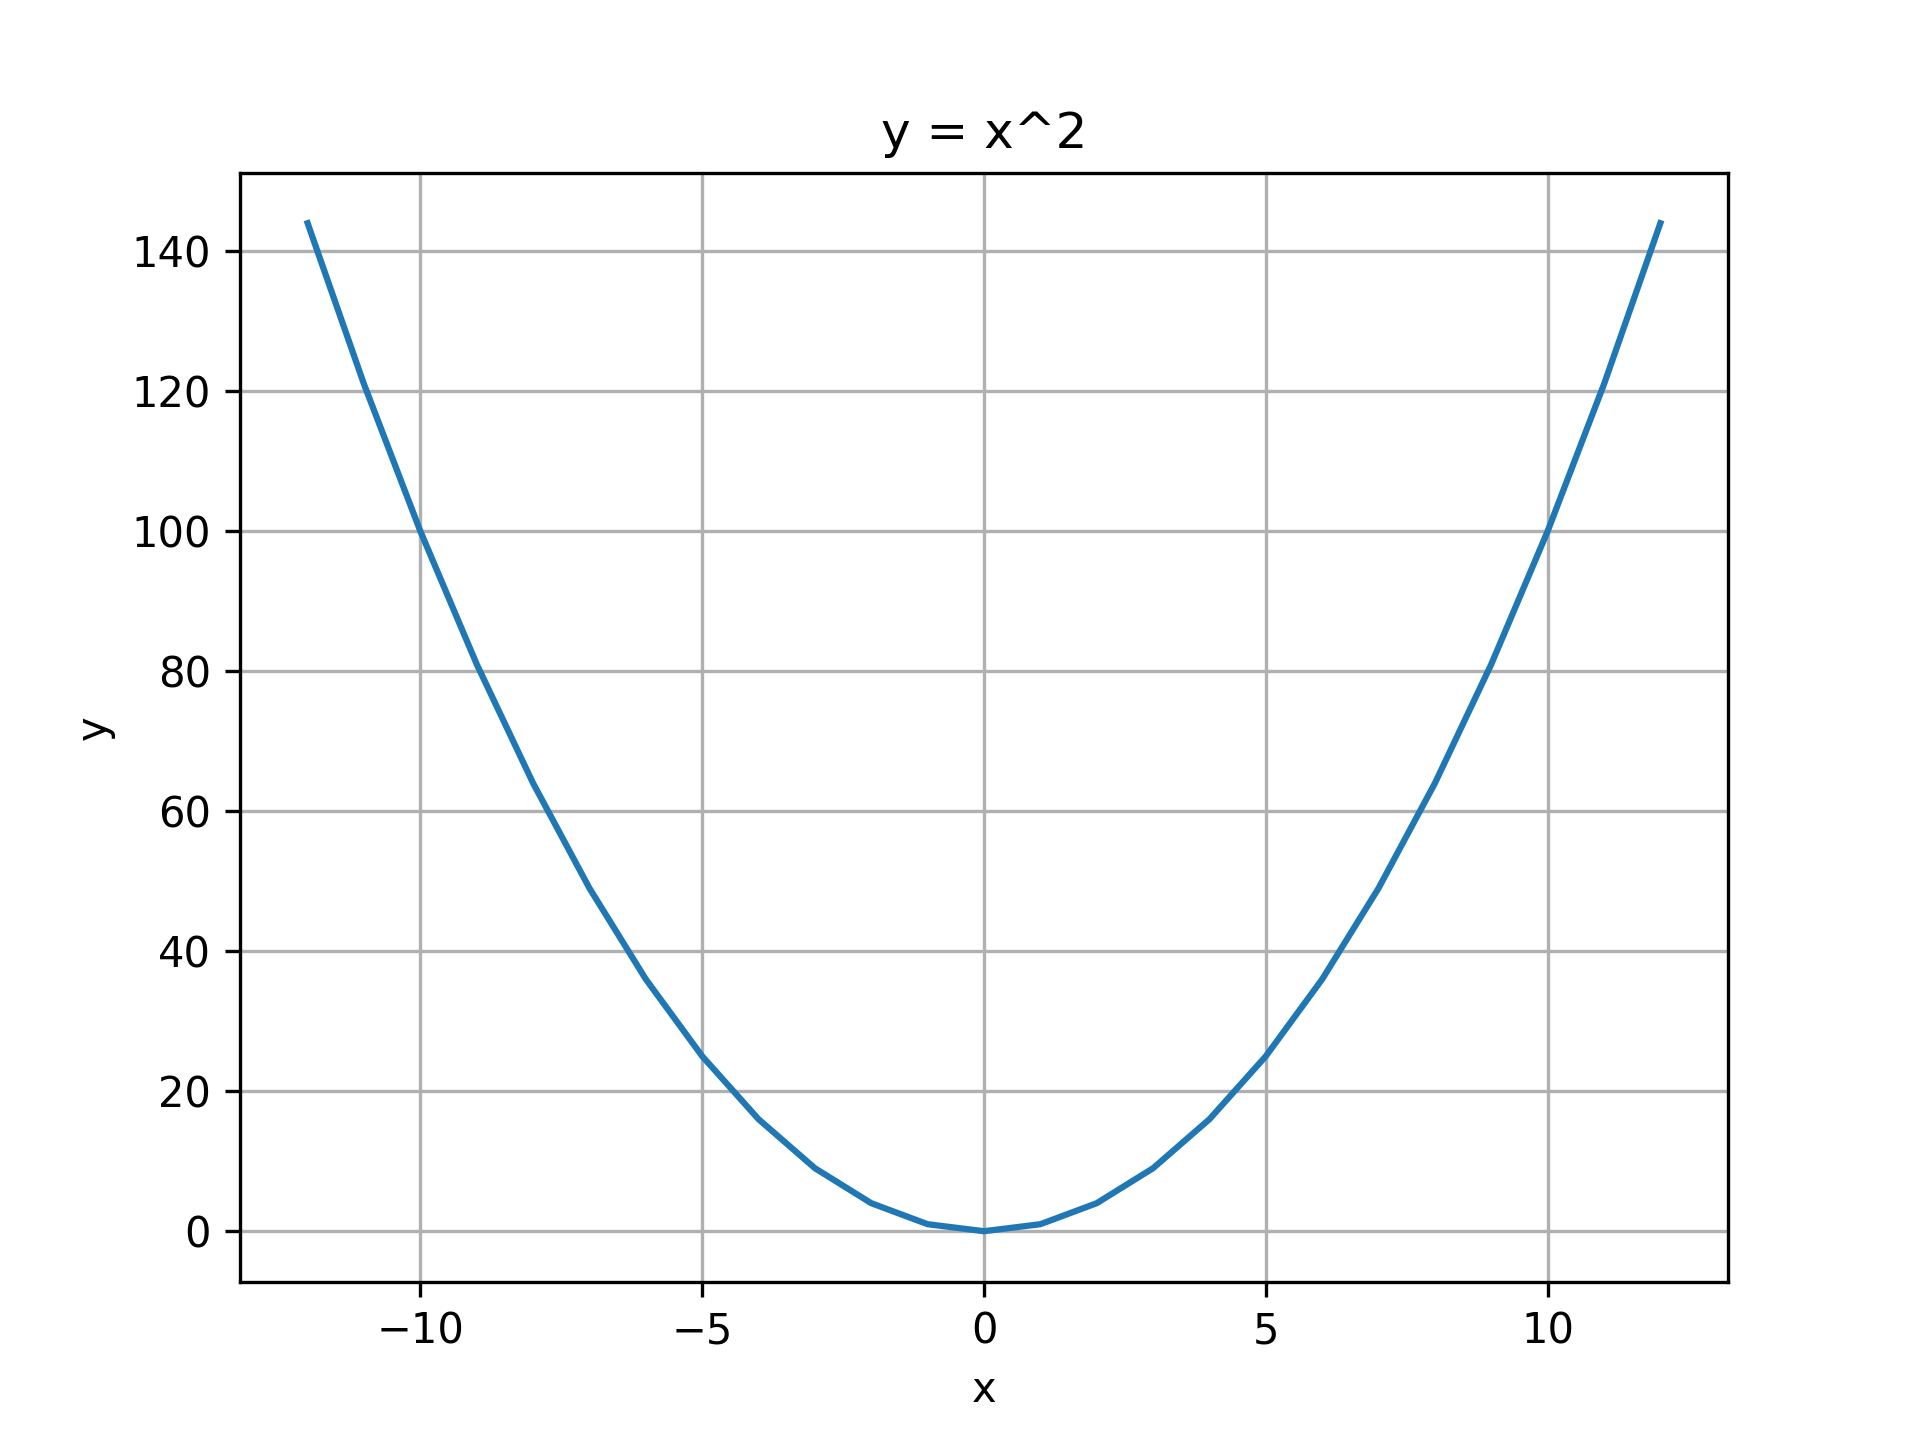

Python code for this plot:
import pandas as pd
import matplotlib.pyplot as plt

# Read CSV
df = pd.read_csv("C:/Users/BizovaV/ci2/A06/graph.csv")

# Extract columns
x = df["x"]
y = df["y"]

# Plot
plt.plot(x, y)
plt.xlabel("x")
plt.ylabel("y")
plt.title("y = x^2")
plt.grid(True)

# Save figure
plt.savefig("C:/Users/BizovaV/ci2/A06/graph.png", dpi=300)
plt.show()
